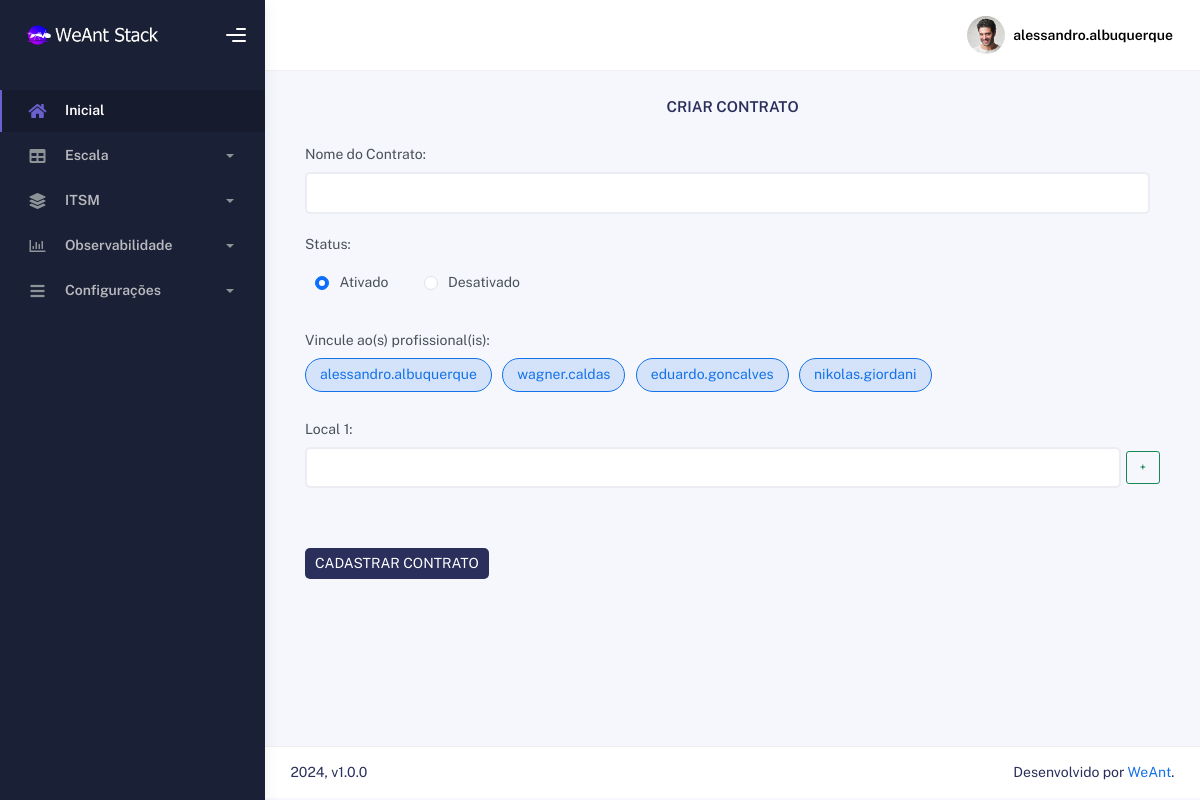
/criarcontrato.php (signed in), run on the app's committed database.
### tables this page shows
CREATE TABLE `usuario` (
  `id` int(11) NOT NULL,
  `login` varchar(60) NOT NULL,
  `senha` varchar(60) NOT NULL,
  `nome` varchar(60) NOT NULL,
  `cpf` varchar(60) NOT NULL,
  `nascimento` varchar(60) NOT NULL,
  `genero` varchar(60) NOT NULL,
  `email` varchar(60) NOT NULL,
  `telefone` varchar(60) NOT NULL,
  `departamento` varchar(60) DEFAULT NULL,
  `cargo` varchar(60) DEFAULT NULL,
  `nivel` varchar(60) NOT NULL,
  `pnivel` varchar(60) NOT NULL,
  `ativo` varchar(60) NOT NULL,
  `pativo` varchar(60) NOT NULL,
  `gerasenha` varchar(60) NOT NULL,
  `horario` varchar(60) NOT NULL,
  `dia` varchar(60) NOT NULL,
  `semana` varchar(60) NOT NULL,
  `mes` varchar(60) NOT NULL,
  `ano` varchar(60) NOT NULL,
  `operador` varchar(60) NOT NULL
);

### sec/sec_verifica.php (called while the page is built, shortened)
<?php
include "config.php";
$sqlc = "SELECT * FROM usuario WHERE id=" . $_SESSION['UsuarioID'];
  $query = $conn->query($sqlc);
    $dados = $query->fetch_assoc();
      $idlogado = $dados['id'];
      $usuariologado = $dados['login'];
?>

### sec/pesquisa_coletausuarios.php (the view, shortened to what this page needs)
<?php
include "sec_verifica.php";
    $query_validacao_licenca = "SELECT * FROM licenca WHERE id_usuario = '$idlogado'";
        $resultado_validacao_licenca = $conn->query($query_validacao_licenca);
            if ($resultado_validacao_licenca->num_rows > 0){
                $dados_validacao_licenca = $resultado_validacao_licenca->fetch_assoc();
                $id_cliente_validacao_licenca = $dados_validacao_licenca['id_cliente'];
                $query_coleta_usuarios = "SELECT * FROM licenca WHERE id_cliente = '$id_cliente_validacao_licenca'";
                    $resultado_coleta_usuarios = $conn->query($query_coleta_usuarios);
                        while ($dados_coleta_usuarios = $resultado_coleta_usuarios->fetch_assoc()) {
                                $id_coleta_usuarios = $dados_coleta_usuarios['id_usuario'];
                            $query_validacao_usuario = "SELECT * FROM usuario WHERE id = '$id_coleta_usuarios'";
                                $resultado_validacao_usuario = $conn->query($query_validacao_usuario);
                                    while ($dados_validacao_usuario = $resultado_validacao_usuario->fetch_assoc()) {
                                        $id_validacao_usuario = $dados_validacao_usuario['id'];
                                        $login_validacao_usuario = $dados_validacao_usuario['login'];
                                            echo '
                                            <div class="selectgroup selectgroup-pills">
                                                <label class="selectgroup-item">
                                                <input
                                                    type="checkbox"
                                                    name="profissionais[]"
                                                    value="' . $id_validacao_usuario . '"
                                                    class="selectgroup-input"
                                                    checked=""
                                                />
                                                <span class="selectgroup-button">' . $login_validacao_usuario . '</span>
                                            </div>
                                        ';
                                    }
                         }
            }
?>

### tudo_cima.php (shortened to what this page needs)
<?php
include "sec/sec_verifica.php";
?>
<html lang="br">
  <head>
    <link rel="stylesheet" href="assets/css/bootstrap.min.css" />
    <link rel="stylesheet" href="assets/css/plugins.min.css" />
    <link rel="stylesheet" href="assets/css/kaiadmin.min.css" />
    <link rel="stylesheet" href="assets/css/calendario.css" />
    <link rel="stylesheet" href="assets/css/usuarios.css" />
    <link rel="stylesheet" href="assets/css/contratos.css" />
    <link rel="stylesheet" href="assets/css/demo.css" />
  </head>
  <body>
    <div class="wrapper">
      <div class="sidebar" data-background-color="dark">
        <div class="sidebar-logo">
          <div class="logo-header" data-background-color="dark">
            <a class="logo">
              <img
                src="assets/img/kaiadmin/logo_light.png"
                alt="navbar brand"
                class="navbar-brand"
                height="20"
              />
            </a>
            <div class="nav-toggle">
              <button class="btn btn-toggle toggle-sidebar">
                <i class="gg-menu-right"></i>
              </button>
            </div>
          </div>
        </div>
        <div class="sidebar-wrapper scrollbar scrollbar-inner">
          <div class="sidebar-content">
            <ul class="nav nav-secondary">
              <li class="nav-item active">
                <a href="inicial.php">
                  <i class="fas fa-home"></i>
                  <p>Inicial</p>
                </a>
              </li>
              <li class="nav-item">
                <a data-bs-toggle="collapse" href="#escala">
                  <i class="fas fa-table"></i>
                  <p>Escala</p>
                  <span class="caret"></span>
                </a>
              </li>
              <li class="nav-item">
                <a data-bs-toggle="collapse" href="#itsm">
                  <i class="fas fa-layer-group"></i>
                  <p>ITSM</p>
                  <span class="caret"></span>
                </a>
              </li>
              <li class="nav-item">
                <a data-bs-toggle="collapse" href="#observabilidade">
                  <i class="far fa-chart-bar"></i>
                  <p>Observabilidade</p>
                  <span class="caret"></span>
                </a>
              </li>
              <li class="nav-item">
                <a data-bs-toggle="collapse" href="#configuracoes">
                  <i class="fas fa-bars"></i>
                  <p>Configurações</p>
                  <span class="caret"></span>
                </a>
              </li>
            </ul>
          </div>
        </div>
      </div>
      <div class="main-panel">
        <div class="main-header">
          <nav class="navbar navbar-header navbar-header-transparent navbar-expand-lg border-bottom">
            <div class="container-fluid">
              <ul class="navbar-nav topbar-nav ms-md-auto align-items-center">
                <li class="nav-item topbar-user dropdown hidden-caret">
                  <a
                    class="dropdown-toggle profile-pic"
                    data-bs-toggle="dropdown"
                    href="#"
                    aria-expanded="false"
                  >
                    <div class="avatar-sm">
                      <img
                        src="assets/img/profile.jpg"
                        alt="..."
                        class="avatar-img rounded-circle"
                      />
                    </div>
                    <span class="profile-username">
                      <span class="fw-bold"><?php echo $usuariologado ?></span>
                    </span>
                  </a>
                </li>
              </ul>
            </div>
          </nav>
        </div>
        <div class="container">
    <div class="page-inner">

### data on the page
usuario: login "alessandro.albuquerque"
usuario: login "wagner.caldas"
usuario: login "eduardo.goncalves"
usuario: login "nikolas.giordani"
